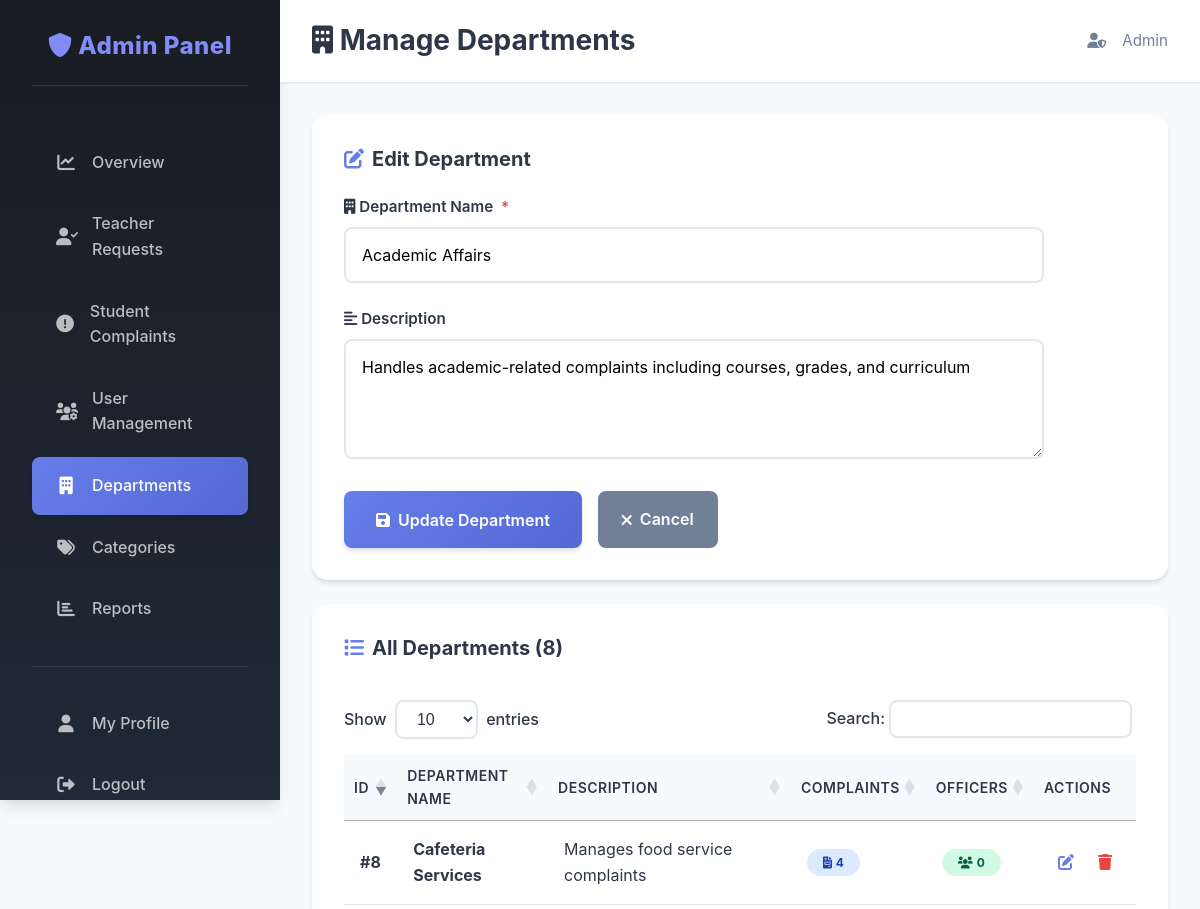
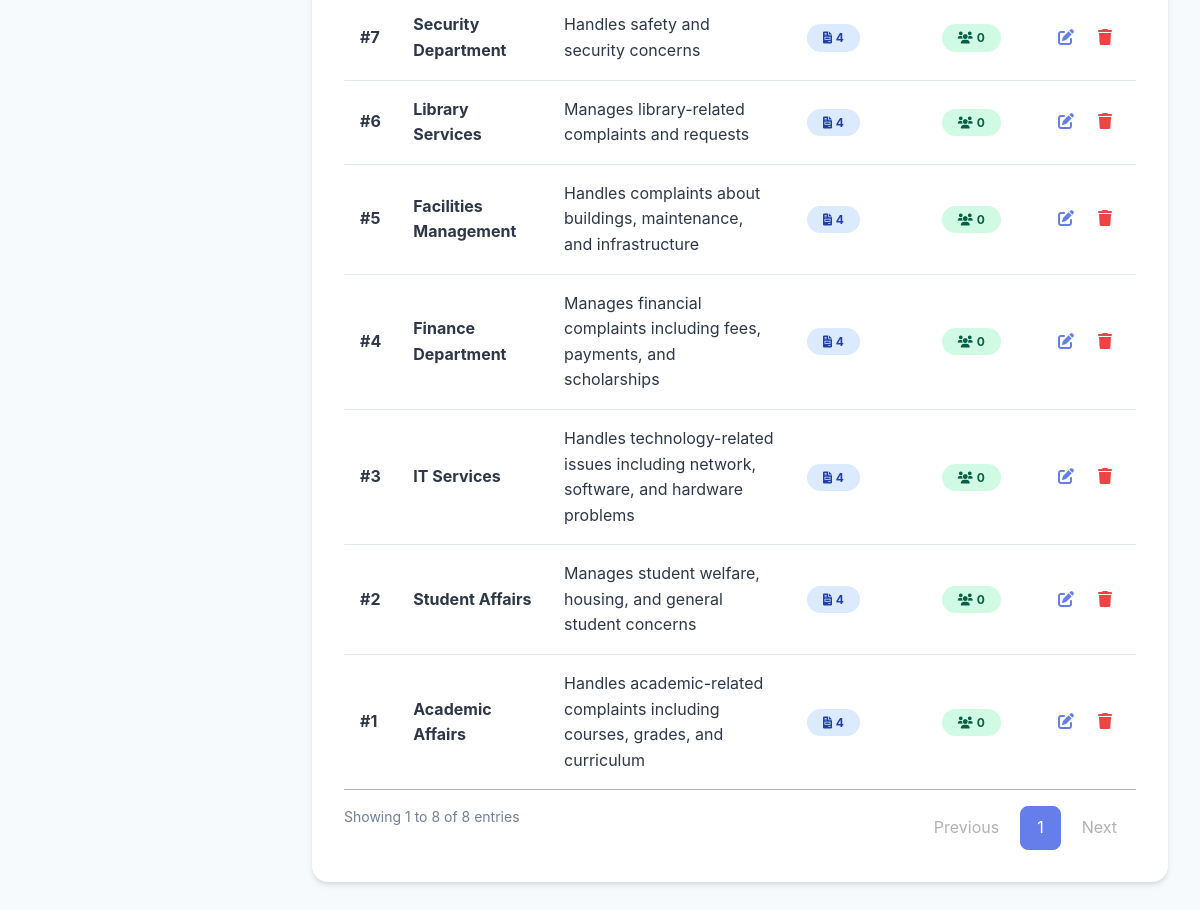
Screenshot of /manage_departments.php?edit=1 (signed in) with the database file from the repository (2 pictures, top to bottom).
### tables this page shows
CREATE TABLE `departments` (
  `department_id` int(11) NOT NULL AUTO_INCREMENT,
  `department_name` varchar(100) NOT NULL,
  `description` text DEFAULT NULL,
  `created_at` timestamp NOT NULL DEFAULT current_timestamp(),
  PRIMARY KEY (`department_id`),
  UNIQUE KEY `department_name` (`department_name`)
);

### manage_departments.php (the view, shortened to what this page needs)
<?php
require 'connect.php';
$editing = null;
if (isset($_GET['edit']) && is_numeric($_GET['edit'])) {
    $edit_id = (int)$_GET['edit'];
    $edit_stmt = $conn->prepare("SELECT * FROM departments WHERE department_id = ?");
    $edit_stmt->bind_param("i", $edit_id);
    $edit_stmt->execute();
    $edit_result = $edit_stmt->get_result();
    if ($edit_result->num_rows > 0) {
        $editing = $edit_result->fetch_assoc();
    }
}
$departments = $conn->query("SELECT d.*,
    (SELECT COUNT(*) FROM complaints WHERE department_id = d.department_id) as complaint_count,
    (SELECT COUNT(*) FROM users WHERE department_id = d.department_id AND role = 'department_officer') as officer_count
    FROM departments d
    ORDER BY d.department_name")->fetch_all(MYSQLI_ASSOC);
?>
<!DOCTYPE html>
<html lang="en">
<head>
    <link rel="stylesheet" href="assets/css/theme.css">
    <link rel="stylesheet" href="https://cdnjs.cloudflare.com/ajax/libs/font-awesome/6.0.0/css/all.min.css">
</head>
<body>
<div class="dashboard-container">
    <aside class="sidebar">
        <div class="sidebar-header"><h3><i class="fas fa-shield-alt"></i> Admin Panel</h3></div>
        <nav class="sidebar-nav">
            <a href="admin_dashboard.php"><i class="fas fa-chart-line"></i> Overview</a>
            <a href="teacher_approval.php"><i class="fas fa-user-check"></i> Teacher Requests</a>
            <a href="students_complaints.php"><i class="fas fa-exclamation-circle"></i> Student Complaints</a>
            <a href="users_management.php"><i class="fas fa-users-cog"></i> User Management</a>
            <a href="manage_departments.php" class="active"><i class="fas fa-building"></i> Departments</a>
            <a href="manage_categories.php"><i class="fas fa-tags"></i> Categories</a>
            <a href="reports.php"><i class="fas fa-chart-bar"></i> Reports</a>
            <div class="nav-divider"></div>
            <a href="profile.php"><i class="fas fa-user"></i> My Profile</a>
            <a href="logout.php"><i class="fas fa-sign-out-alt"></i> Logout</a>
        </nav>
    </aside>
    <main class="main-content">
        <header class="top-bar">
            <h1><i class="fas fa-building"></i> Manage Departments</h1>
            <div class="admin-profile">
                <i class="fas fa-user-shield"></i>
                <span><?php echo htmlspecialchars($_SESSION['username']); ?></span>
            </div>
        </header>
        <section class="content-wrapper">
            <div class="card">
                <h3><i class="fas <?php echo $editing ? 'fa-edit' : 'fa-plus-circle'; ?>"></i> <?php echo $editing ? 'Edit Department' : 'Add New Department'; ?></h3>
                <form method="post" style="max-width: 700px;">
                    <div class="form-group">
                        <label for="department_name"><i class="fas fa-building"></i> Department Name <span class="required">*</span></label>
                        <input type="text" id="department_name" name="department_name" value="<?php echo $editing ? htmlspecialchars($editing['department_name']) : ''; ?>" required placeholder="e.g., Information Technology">
                    </div>
                    <div class="form-group">
                        <label for="description"><i class="fas fa-align-left"></i> Description</label>
                        <textarea id="description" name="description" rows="4" placeholder="Brief description of the department's responsibilities..."><?php echo $editing ? htmlspecialchars($editing['description'] ?? '') : ''; ?></textarea>
                    </div>
                    <div style="display: flex; gap: var(--spacing-md);">
                        <button type="submit" name="<?php echo $editing ? 'update_department' : 'add_department'; ?>" class="btn-submit" style="width: auto; padding: var(--spacing-md) var(--spacing-xl);">
                            <i class="fas fa-save"></i> <?php echo $editing ? 'Update Department' : 'Add Department'; ?>
                        </button>
                        <?php if ($editing): ?>
                            <a href="manage_departments.php" class="btn btn-secondary" style="text-decoration: none; display: inline-flex; align-items: center; gap: var(--spacing-sm);">
                                <i class="fas fa-times"></i> Cancel
                            </a>
                        <?php endif; ?>
                    </div>
                </form>
            </div>
            <div class="card">
                <h3><i class="fas fa-list"></i> All Departments (<?php echo count($departments); ?>)</h3>
                <div class="table-responsive">
                    <table class="datatable datatable-desc">
                        <thead>
                            <tr>
                                <th>ID</th>
                                <th>Department Name</th>
                                <th>Description</th>
                                <th>Complaints</th>
                                <th>Officers</th>
                                <th data-orderable="false">Actions</th>
                            </tr>
                        </thead>
                        <tbody>
                            <?php if ($departments): foreach ($departments as $dept): ?>
                                <tr>
                                    <td><strong>#<?php echo $dept['department_id']; ?></strong></td>
                                    <td><strong><?php echo htmlspecialchars($dept['department_name']); ?></strong></td>
                                    <td><?php echo htmlspecialchars($dept['description'] ?? 'No description'); ?></td>
                                    <td>
                                        <span class="badge" style="background: var(--info-light); color: #1e40af;">
                                            <i class="fas fa-file-invoice"></i> <?php echo $dept['complaint_count']; ?>
                                        </span>
                                    </td>
                                    <td>
                                        <span class="badge" style="background: var(--success-light); color: #065f46;">
                                            <i class="fas fa-users"></i> <?php echo $dept['officer_count']; ?>
                                        </span>
                                    </td>
                                    <td>
                                        <div style="display: flex; gap: var(--spacing-sm);">
                                            <a href="?edit=<?php echo $dept['department_id']; ?>" class="btn-view" title="Edit Department">
                                                <i class="fas fa-edit"></i>
                                            </a>
                                            <a href="?delete=<?php echo $dept['department_id']; ?>" class="btn-delete" onclick="return confirm('Delete this department? This will fail if it has assigned complaints or officers.')" title="Delete Department">
                                                <i class="fas fa-trash"></i>
                                            </a>
                                        </div>
                                    </td>
                                </tr>
                            <?php endforeach; endif; ?>
                        </tbody>
                    </table>
                </div>
            </div>
        </section>
    </main>
</div>
<?php require_once 'includes/datatables.inc.php'; ?>
</body>
</html>

### assets/css/datatables-theme.css (style rules this page uses)
table.dataTable thead th { border-bottom: 2px solid var(--border, #e2e8f0); padding: var(--spacing-md, 1rem); font-weight: 600; color: var(--text-primary, #2d3748); }
table.dataTable tbody td { padding: var(--spacing-md, 1rem); vertical-align: middle; }
table.dataTable thead .sorting:before, table.dataTable thead .sorting_asc:before, table.dataTable thead .sorting_desc:before, table.dataTable thead .sorting_asc_disabled:before, table.dataTable thead .sorting_desc_disabled:before { right: 0.5em; }
.table-responsive { overflow-x: auto; }

### rows the page displays
departments: department_name "Academic Affairs", description "Handles academic-related complaints including courses, grades, and curriculum", department_id "1", complaint_count "4", officer_count "0"
departments: department_id "8", department_name "Cafeteria Services", description "Manages food service complaints", complaint_count "4", officer_count "0"
departments: department_id "5", department_name "Facilities Management", description "Handles complaints about buildings, maintenance, and infrastructure", complaint_count "4", officer_count "0"
departments: department_id "4", department_name "Finance Department", description "Manages financial complaints including fees, payments, and scholarships", complaint_count "4", officer_count "0"
departments: department_id "3", department_name "IT Services", description "Handles technology-related issues including network, software, and hardware problems", complaint_count "4", officer_count "0"
departments: department_id "6", department_name "Library Services", description "Manages library-related complaints and requests", complaint_count "4", officer_count "0"
departments: department_id "7", department_name "Security Department", description "Handles safety and security concerns", complaint_count "4", officer_count "0"
departments: department_id "2", department_name "Student Affairs", description "Manages student welfare, housing, and general student concerns", complaint_count "4", officer_count "0"

### other values shown
$_SESSION['username'] "Admin"
count($departments) "8"
